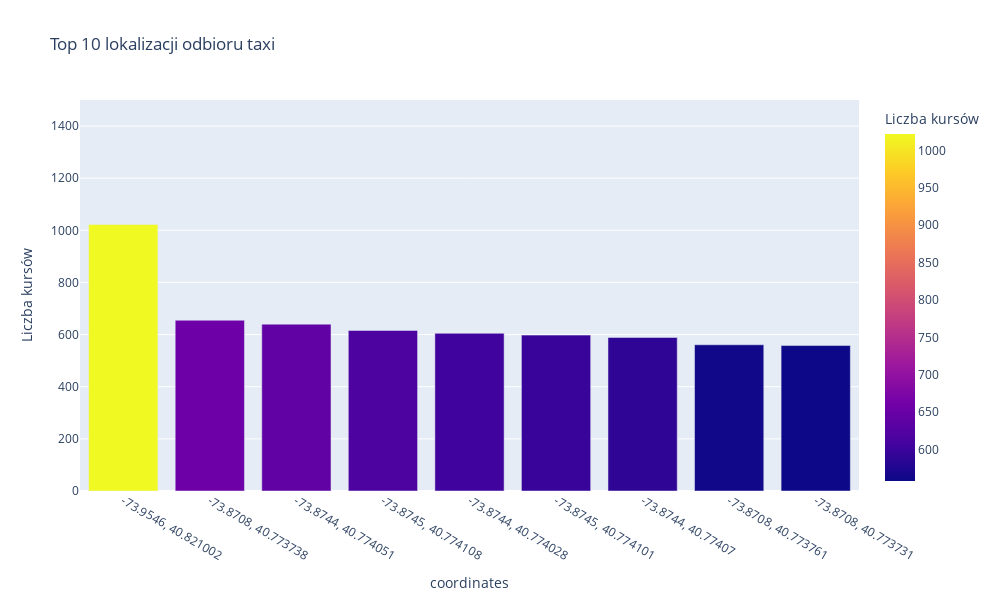

The notebook cell saved with this chart:
### Code cell
import plotly.express as px
import pandas as pd
names_of_columns = ['coordinates','amount']
df = pd.read_csv('top_10_locations.csv', sep='\t', header=None, names=names_of_columns)
df['coordinates'] = df['coordinates'].str[1:-1]
df['amount'] = df['amount'].astype(int)

fig = px.bar(data_frame=df,
                x ="coordinates", 
                y ="amount",
                 color='amount',
                 title='Top 10 lokalizacji odbioru taxi',
                     labels={
      'longitude': 'Długość geograficzna',
      'latitude': 'Szerokość geograficzna',
      'amount': 'Liczba kursów'},
                           width=1000,   # szerokość w pikselach
    height=600
                         
)
fig.update_yaxes(range=[0, 1500])
fig.show()

### Figure 1 — Plotly figure (JSON) as saved in the notebook; plotly's stock layout.template omitted (floating-point values rounded to 4 significant figures)
{"data": [{"hovertemplate": "coordinates=%{x}<br>Liczba kursów=%{marker.color}<extra></extra>", "legendgroup": "", "marker": {"color": [1022, 655, 640, 616, 605, 598, 589, 561, 558], "coloraxis": "coloraxis", "pattern": {"shape": ""}}, "name": "", "orientation": "v", "showlegend": false, "textposition": "auto", "type": "bar", "x": ["-73.9546, 40.821002", "-73.8708, 40.773738", "-73.8744, 40.774051", "-73.8745, 40.774108", "-73.8744, 40.774028", "-73.8745, 40.774101", "-73.8744, 40.77407", "-73.8708, 40.773761", "-73.8708, 40.773731"], "xaxis": "x", "y": [1022, 655, 640, 616, 605, 598, 589, 561, 558], "yaxis": "y"}], "layout": {"barmode": "relative", "coloraxis": {"colorbar": {"title": {"text": "Liczba kursów"}}, "colorscale": [[0, "#0d0887"], [0.1111, "#46039f"], [0.2222, "#7201a8"], [0.3333, "#9c179e"], [0.4444, "#bd3786"], [0.5556, "#d8576b"], [0.6667, "#ed7953"], [0.7778, "#fb9f3a"], [0.8889, "#fdca26"], [1, "#f0f921"]]}, "height": 600, "legend": {"tracegroupgap": 0}, "title": {"text": "Top 10 lokalizacji odbioru taxi"}, "width": 1000, "xaxis": {"anchor": "y", "domain": [0, 1], "title": {"text": "coordinates"}}, "yaxis": {"anchor": "x", "domain": [0, 1], "range": [0, 1500], "title": {"text": "Liczba kursów"}}}}
